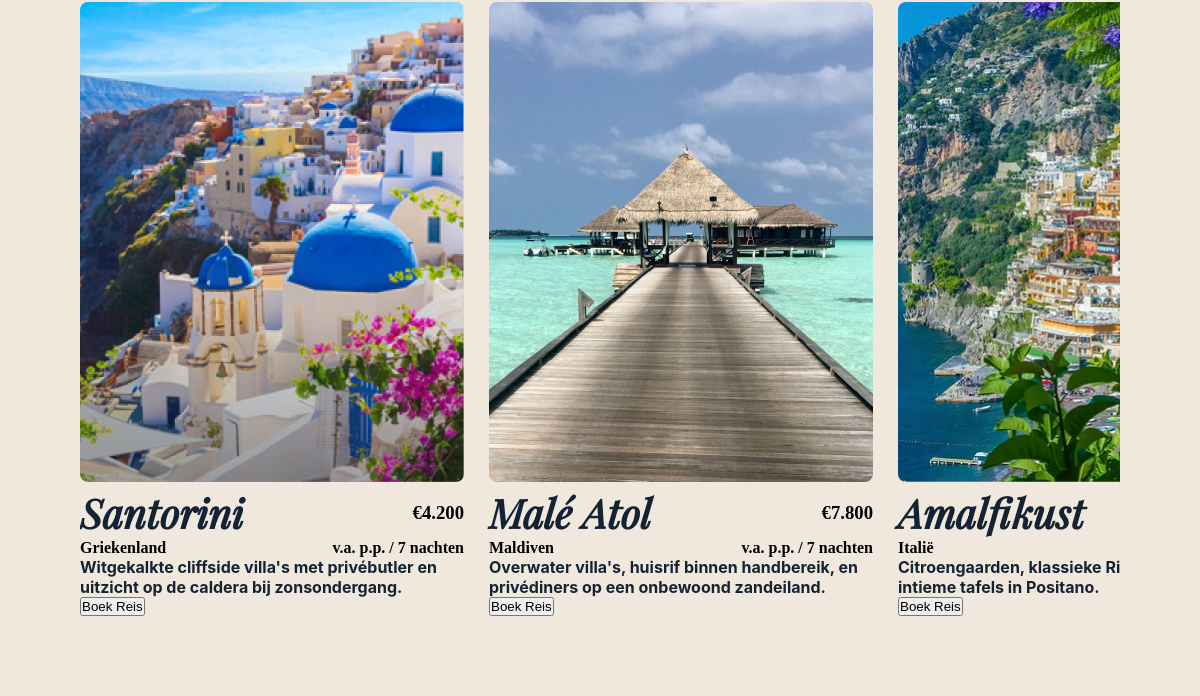
Before: /app/index.php (signed in, lower part) with the older database file.
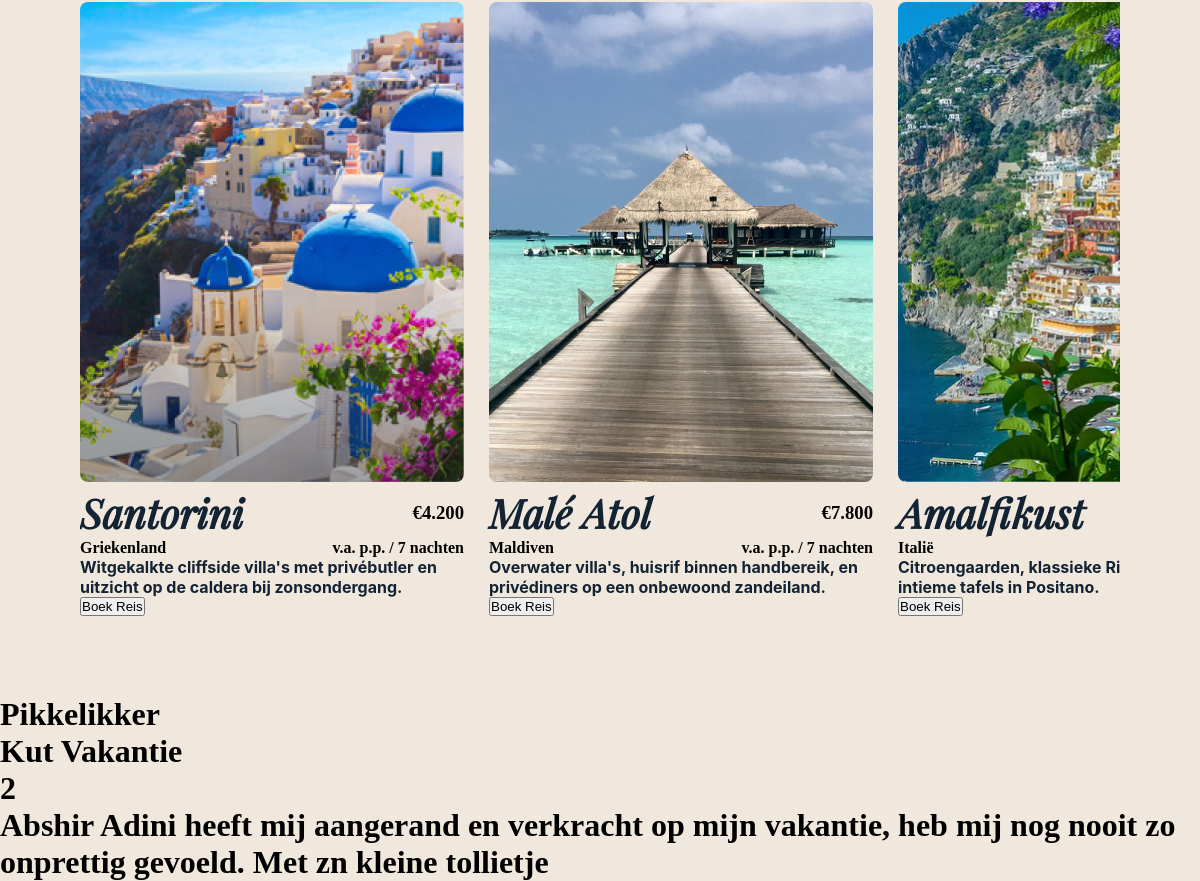
After: the same page with the newer database file.
### tables this page shows
CREATE TABLE `trips` (
  `id` int NOT NULL,
  `locatie` varchar(100) NOT NULL,
  `land` varchar(100) NOT NULL,
  `prijs` int NOT NULL,
  `duur` varchar(50) NOT NULL,
  `beschrijving` text NOT NULL,
  `foto` varchar(255) NOT NULL
);

CREATE TABLE `reviews` (
  `id` int NOT NULL,
  `user_id` int NOT NULL,
  `sterren` int NOT NULL,
  `onderwerp` varchar(30) NOT NULL,
  `beschrijving` text NOT NULL
);

CREATE TABLE `users` (
  `id` int NOT NULL,
  `email` varchar(255) NOT NULL,
  `password` varchar(255) NOT NULL,
  `name` varchar(100) NOT NULL,
  `created` datetime NOT NULL DEFAULT CURRENT_TIMESTAMP,
  `role` varchar(20) NOT NULL DEFAULT 'user'
);

### app/index.php (the view, shortened to what this page needs)
<?php
include 'conn.php';
$trips = $pdo->query("SELECT * FROM trips")->fetchAll();
$reviews = $pdo->query("SELECT * FROM reviews
                              JOIN users ON reviews.user_id = users.id")->fetchAll();
?>
<!doctype html>
<html lang="en">
<head>
    <link rel="stylesheet" href="style.css">
</head>
<body>
<div class="location-container">
    <div class="destinations-track">
        <?php foreach ($trips as $trip) : ?>
    <div class="destination-card">
        <img src="assets/<?php echo $trip['foto'] ?>" alt="<?php echo $trip['locatie'] ?>">
        <div class="destination">
            <div class="destination-header">
                <h1><?php echo $trip['locatie'] ?></h1>
                <h3>€<?php echo number_format($trip['prijs'], 0, ',', '.')?></h3>
            </div>
       <div class="destination-sub">
           <h4><?php echo $trip['land'] ?></h4>
           <h4>v.a. p.p. / <?php echo $trip['duur'] ?></h4>
       </div>
           <h2><?php echo $trip['beschrijving'] ?></h2>
        </div>
        <?php
        if (isset($_SESSION['ingelogd'])) { ?>
            <form method="post" action="boek.php">
                <button type="submit" name="boek" class="boek-button">Boek Reis</button>
            </form>
      <?php } ?>
    </div>
    <?php endforeach; ?>
    </div>
</div>
<div>
<?php foreach ($reviews as $review) { ?>
    <h1 class="review"><?php echo $review['name'] ?></h1>
    <h1 class="review"><?php echo $review['onderwerp'] ?></h1>
    <h1 class="review"><?php echo $review['sterren'] ?></h1>
    <h1 class="review"><?php echo $review['beschrijving'] ?></h1>
    <?php } ?>
</div>
</body>
</html>

### app/style.css (style rules this page uses)
body { background-color: #F0E8DC; }
.location-container { display: flex; flex-direction: column; background-color: #F0E8DC; padding: 80px; width: 100%; align-items: center; }
.location-container h1 { font-size: 2.5rem; color: #142334; font-family: "Playfair-Italic"; width: auto; }
.location-container h2 { color: #142334; font-family: "Inter"; width: auto; font-size: 1.0rem; }
.destination { width: 100%; }
.destination-header { display: flex; justify-content: space-between; align-items: center; width: 100%; }
.destination-sub { display: flex; justify-content: space-between; }
.destinations-track { display: flex; gap: 25px; overflow-x: hidden; scroll-behavior: smooth; width: 100%; max-width: 1200px; margin-top: 10%; }
.destination-card { width: 384px; flex-shrink: 0; }
.destination-card img { width: 100%; height: 480px; object-fit: cover; border-radius: 8px; }

Changed rows visible on the page:
added reviews: user.name "Pikkelikker", onderwerp "Kut Vakantie", sterren "2", beschrijving "Abshir Adini heeft mij aangerand en verkracht op mijn vakantie, heb mij nog nooit zo onprettig gevoeld. Met zn kleine tollietje"
